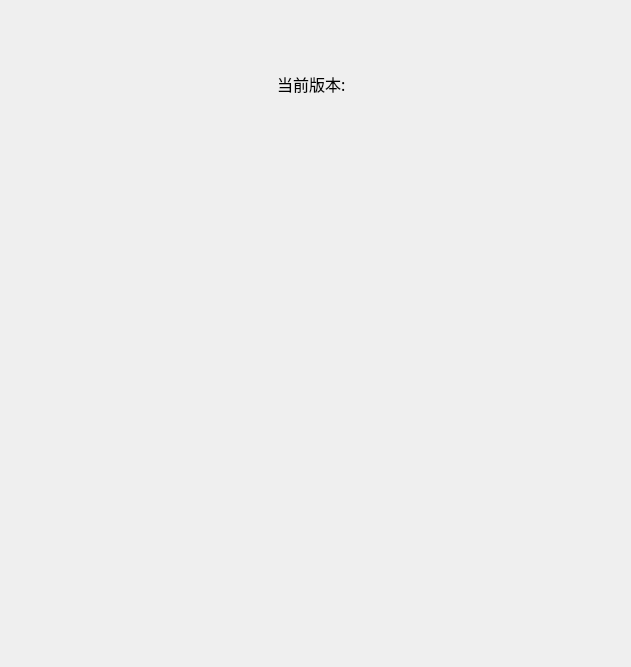
<?xml version="1.0" encoding="UTF-8"?>
<ui version="4.0">
 <class>AboutWidget</class>
 <widget class="QWidget" name="AboutWidget">
  <property name="geometry">
   <rect>
    <x>0</x>
    <y>0</y>
    <width>627</width>
    <height>664</height>
   </rect>
  </property>
  <property name="windowTitle">
   <string>Form</string>
  </property>
  <property name="styleSheet">
   <string notr="true"/>
  </property>
  <layout class="QGridLayout" name="gridLayout">
   <property name="spacing">
    <number>0</number>
   </property>
   <item row="0" column="0">
    <layout class="QHBoxLayout" name="horizontalLayout_2">
     <item>
      <spacer name="horizontalSpacer_4">
       <property name="orientation">
        <enum>Qt::Horizontal</enum>
       </property>
       <property name="sizeHint" stdset="0">
        <size>
         <width>40</width>
         <height>20</height>
        </size>
       </property>
      </spacer>
     </item>
     <item>
      <widget class="QWidget" name="widget_logo" native="true">
       <property name="sizePolicy">
        <sizepolicy hsizetype="Fixed" vsizetype="Fixed">
         <horstretch>27</horstretch>
         <verstretch>61</verstretch>
        </sizepolicy>
       </property>
       <property name="minimumSize">
        <size>
         <width>276</width>
         <height>61</height>
        </size>
       </property>
       <property name="styleSheet">
        <string notr="true"/>
       </property>
      </widget>
     </item>
     <item>
      <spacer name="horizontalSpacer_3">
       <property name="orientation">
        <enum>Qt::Horizontal</enum>
       </property>
       <property name="sizeHint" stdset="0">
        <size>
         <width>40</width>
         <height>20</height>
        </size>
       </property>
      </spacer>
     </item>
    </layout>
   </item>
   <item row="1" column="0">
    <layout class="QHBoxLayout" name="horizontalLayout">
     <item>
      <spacer name="horizontalSpacer">
       <property name="orientation">
        <enum>Qt::Horizontal</enum>
       </property>
       <property name="sizeHint" stdset="0">
        <size>
         <width>40</width>
         <height>20</height>
        </size>
       </property>
      </spacer>
     </item>
     <item>
      <widget class="QLabel" name="label_2">
       <property name="font">
        <font>
         <family>微软雅黑</family>
         <pointsize>12</pointsize>
         <weight>50</weight>
         <italic>false</italic>
         <bold>false</bold>
        </font>
       </property>
       <property name="styleSheet">
        <string notr="true">font: 12pt &quot;微软雅黑&quot;;</string>
       </property>
       <property name="text">
        <string>当前版本:</string>
       </property>
      </widget>
     </item>
     <item>
      <widget class="QLabel" name="label_text">
       <property name="font">
        <font>
         <family>微软雅黑</family>
         <pointsize>12</pointsize>
         <weight>50</weight>
         <italic>false</italic>
         <bold>false</bold>
        </font>
       </property>
       <property name="styleSheet">
        <string notr="true">font: 12pt &quot;微软雅黑&quot;;</string>
       </property>
       <property name="text">
        <string/>
       </property>
      </widget>
     </item>
     <item>
      <spacer name="horizontalSpacer_2">
       <property name="orientation">
        <enum>Qt::Horizontal</enum>
       </property>
       <property name="sizeHint" stdset="0">
        <size>
         <width>40</width>
         <height>20</height>
        </size>
       </property>
      </spacer>
     </item>
    </layout>
   </item>
   <item row="2" column="0">
    <widget class="QWidget" name="widget_about" native="true">
     <property name="minimumSize">
      <size>
       <width>609</width>
       <height>560</height>
      </size>
     </property>
    </widget>
   </item>
  </layout>
 </widget>
 <resources>
  <include location="../resource/images.qrc"/>
 </resources>
 <connections/>
</ui>
